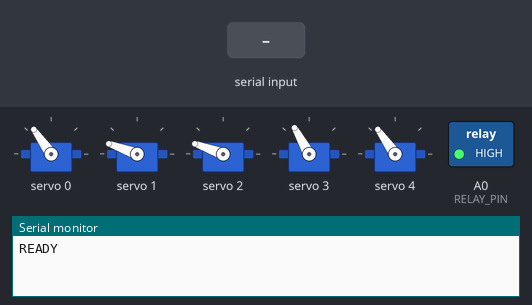
Bench run of a sketch on a simulated Arduino Uno, built with avr-gcc and run on an emulated ATmega328P. On the bench: 5 × servo, switched loads named in the sketch (green lamp = pin HIGH), the last lines printed to the serial monitor. Inputs (shaded band) come from the test bench.

Above: at 1.2 s.
1.3 s: "on\n" received over Serial
At 2.4 s:
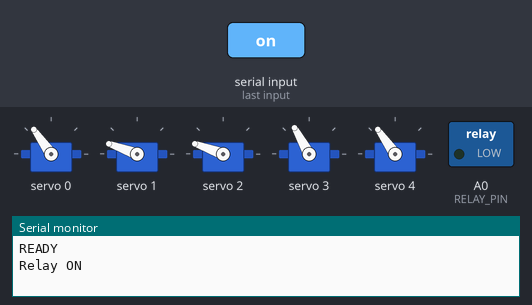
2.8 s: "off\n" received over Serial
At 3.6 s:
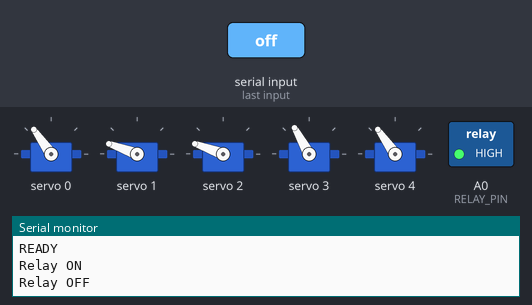
Timing chart, 0 to 5.8 s (numbered marks = the images above; inputs shaded):
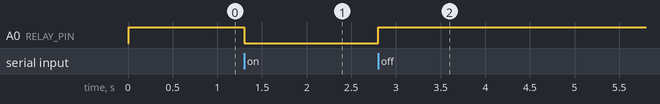

Measured:
- after the input at 1.3 s, A0 (RELAY_PIN): HIGH → LOW at once
- after the input at 2.8 s, A0 (RELAY_PIN): LOW → HIGH at once

The sketch:

arduino_code.ino
```cpp
#include <Wire.h>
#include <Adafruit_PWMServoDriver.h>

Adafruit_PWMServoDriver pwm = Adafruit_PWMServoDriver();

#define SERVOMIN 150
#define SERVOMAX 600
#define RELAY_PIN A0

int currentAngle[5] = {90, 120, 120, 85, 90};

// ----------------------------
int angleToPulse(int angle) {
  return map(angle, 0, 180, SERVOMIN, SERVOMAX);
}

// ----------------------------
void moveServoSlow(int channel, int targetAngle) {

  int stepDelay = 20;
  int current = currentAngle[channel];

  if (targetAngle > current) {
    for (int a = current; a <= targetAngle; a++) {
      pwm.setPWM(channel, 0, angleToPulse(a));
      delay(stepDelay);
    }
  } else {
    for (int a = current; a >= targetAngle; a--) {
      pwm.setPWM(channel, 0, angleToPulse(a));
      delay(stepDelay);
    }
  }

  currentAngle[channel] = targetAngle;
}

// ----------------------------
void setup() {
  Serial.begin(9600);

  pwm.begin();
  pwm.setPWMFreq(50);
  delay(10);

  pinMode(RELAY_PIN, OUTPUT);
  digitalWrite(RELAY_PIN, HIGH); // OFF

  for (int i = 0; i < 5; i++) {
    pwm.setPWM(i, 0, angleToPulse(currentAngle[i]));
  }

  Serial.println("READY");
}

// ----------------------------
void loop() {

  if (Serial.available()) {

    String input = Serial.readStringUntil('\n');
    input.trim();

    // 🔥 RELAY CONTROL
    if (input == "on") {
      digitalWrite(RELAY_PIN, LOW);
      Serial.println("Relay ON");
      return;
    }

    if (input == "off") {
      digitalWrite(RELAY_PIN, HIGH);
      Serial.println("Relay OFF");
      return;
    }

    // 🔥 SERVO CONTROL
    int servo, angle;

    if (sscanf(input.c_str(), "%d,%d", &servo, &angle) == 2) {

      if (servo >= 0 && servo < 5) {

        angle = constrain(angle, 0, 180);

        moveServoSlow(servo, angle);

        Serial.print("S");
        Serial.print(servo);
        Serial.print("=");
        Serial.println(angle);

      } else {
        Serial.println("Invalid servo");
      }

    } else {
      Serial.println("Invalid command");
    }
  }
}
```
